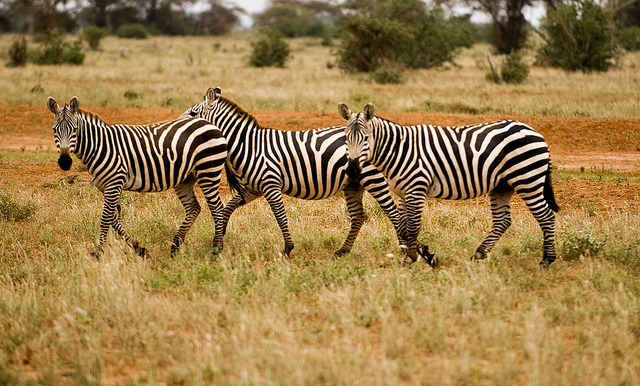
#> input picture 影像模糊/zebra.jpg, 640 x 386 px
$ python '多種模糊.py'
#> lines starting #> are read from the running program, lines starting #| are printed output that depends on the picture
import  cv2
img=cv2.imread('zebra.jpg')
#> img is the input picture: shape (386, 640, 3); mean B, G, R 73.7, 125.2, 155.4
img1=cv2.blur(img,(5,10))
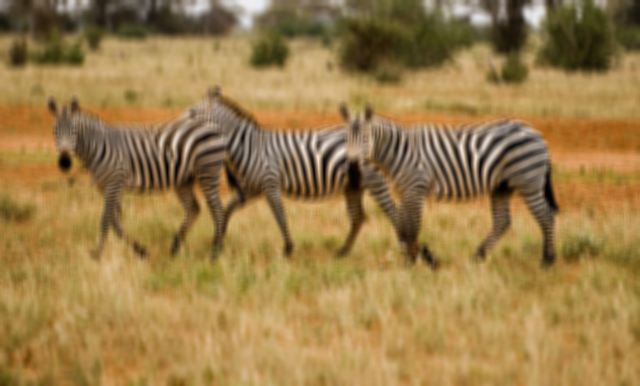
#> img1: shape (386, 640, 3); mean B, G, R 73.8, 125.2, 155.4
img2=cv2.GaussianBlur(img,(11,11),1)
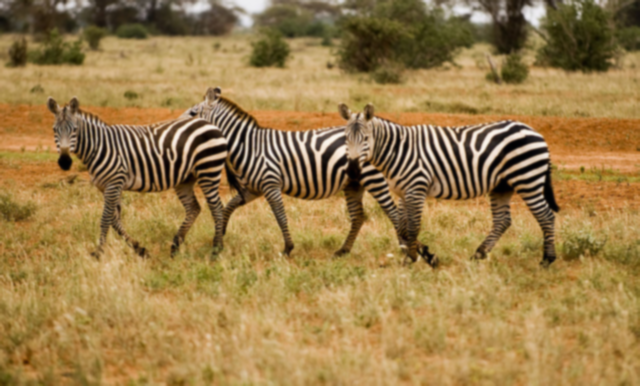
#> img2: shape (386, 640, 3); mean B, G, R 73.7, 125.2, 155.4
img3= cv2.medianBlur(img,5)
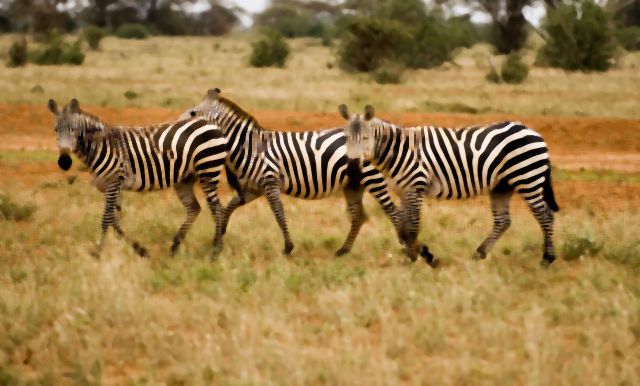
#> img3: shape (386, 640, 3); mean B, G, R 72.3, 124.9, 156
img4 = cv2.bilateralFilter(img, 5, 10, 15)
#一般模糊
cv2.imwrite('zebra_blur.jpg',img1)
cv2.imshow('blur',img1)
#高斯模糊
cv2.imwrite('zebra_GaussianBlur.jpg',img2)
cv2.imshow('GaussianBlur',img2)
#中位模糊
cv2.imwrite('zebra_medianBlur.jpg',img3)
cv2.imshow('medianBlur',img3)
#雙向模糊
cv2.imwrite('zebra_bilateralFilter.jpg',img4)
cv2.imshow('bilateralFilter',img4)

cv2.waitKey()
cv2.destroyAllWindows()
